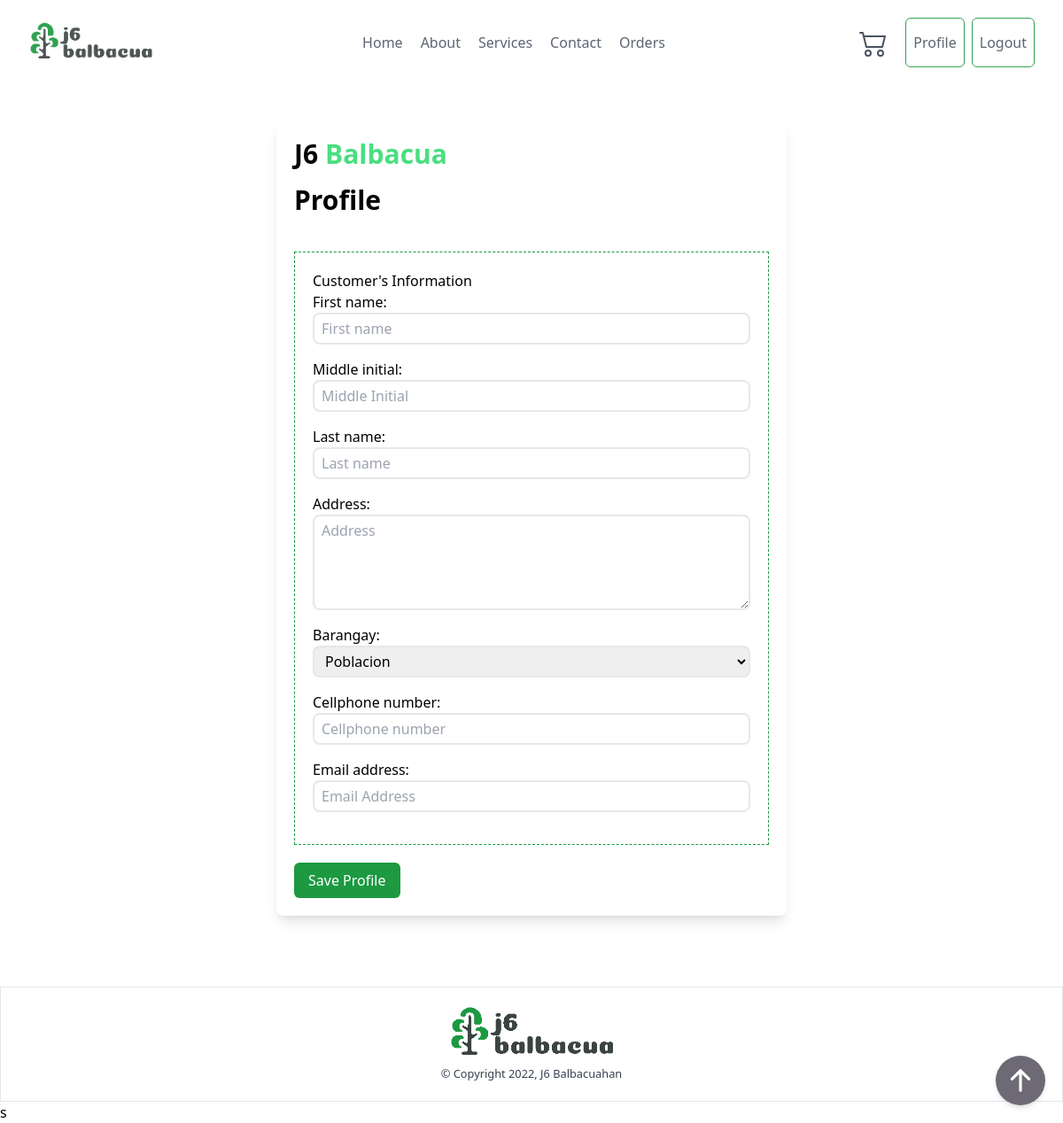
Before: /profile/edit (signed in) with the older database file.
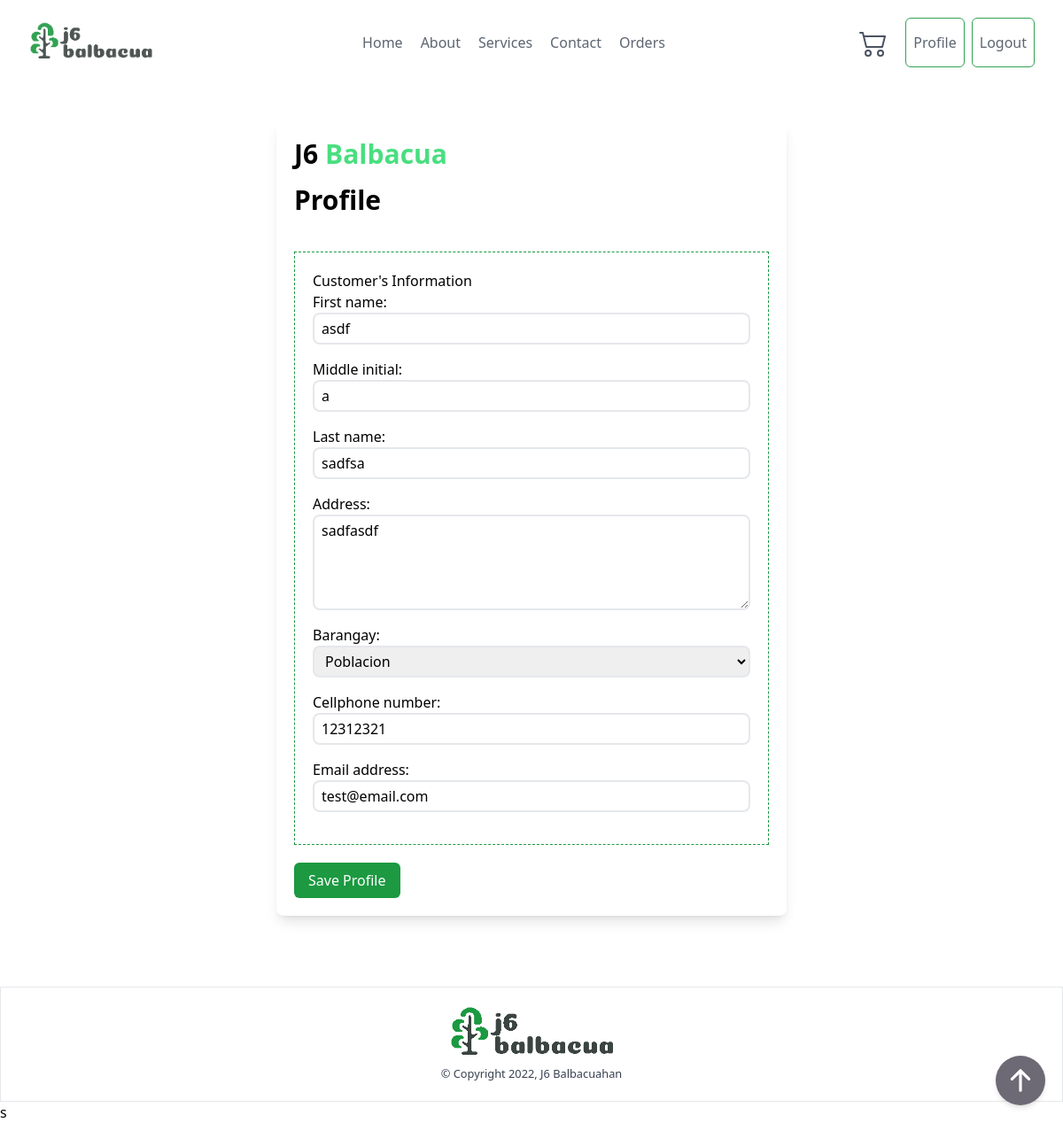
After: the same page with the newer database file.
### ordering/models.py (models this page shows, shortened)
class Profile(models.Model):
    user = models.OneToOneField(User, related_name='user', on_delete=models.CASCADE)
    first_name = models.CharField(max_length=255, blank=True, null=True)
    last_name = models.CharField(max_length=255, blank=True, null=True)
    middle_initial = models.CharField(max_length=1, blank=True, null=True)
    address = models.TextField(max_length=2225, blank=True, null=True)
    barangay = models.ForeignKey(Barangay, related_name="barangay", on_delete=models.CASCADE)
    cellphone_number = models.IntegerField(blank=True, null=True)
    email_address = models.EmailField(blank=True, null=True)

### ordering/views.py (the view, shortened to what this page needs)
# urls.py: path('profile/edit', views.ProfileEditView.as_view(), name='profile-edit'),
class ProfileEditView(LoginRequiredMixin, View):
    def get(self, request):
        user = User.objects.get(pk=request.user.pk)
        instance = Profile.objects.get(user=user)
        form = ProfileForm(instance=instance)
        if 'cart' in self.request.session:
            cart = self.request.session['cart']
        else:
            cart = []
        context = {
            'form': form,
            'cart': len(cart)
        }
        return render(request, 'profile_edit.html', context)

### ordering/models.py (called while the page is built)
    def __str__(self):
        return f"{self.name}"

### templates/profile_edit.html (shortened to what this page needs)
{% extends 'base.html' %}
{% block content %}
{% include 'components/header.html' %}
    <div class="container py-10 mx-auto mb-10">
        <div class="container max-w-md mx-auto bg-white rounded-lg shadow-lg md:max-w-xl">
            <div class="md:flex ">
                <div class="w-full p-4 px-5 py-5">
                    <div class="flex flex-row gap-2 mb-4">
                        <h2 class="text-3xl font-semibold">J6</h2>
                        <h2 class="text-3xl font-semibold text-green-400">Balbacua</h2>
                    </div>
                    <div class="mb-10 text-3xl font-semibold">Profile</div>
                    <form action="{% url 'profile-edit' %}" method="POST" hx-boost="true">
                        <div class="p-5 border border-dashed border-j6primary">
                            <h3>Customer's Information</h3>
                                {{form}}
                        </div>
                        <div class="mt-5">
                                <button
                                class="px-4 py-2 text-white transition-colors duration-200 transform rounded-md bg-j6primary hover:bg-green-500 focus:outline-none focus:bg-green-500"
                                >
                                Save Profile
                                </button>
                        </div>
                    </form>
                </div>
            </div>
        </div>
    </div>
{% include 'components/footer.html' %}s
{% endblock content %}

Changed rows visible on the page:
changed Profile "Poblacion": first_name (not shown) → "asdf"; middle_initial (not shown) → "a"; last_name (not shown) → "sadfsa"; address (not shown) → "sadfasdf"; cellphone_number (not shown) → "12312321"; email_address (not shown) → "test@email.com"
